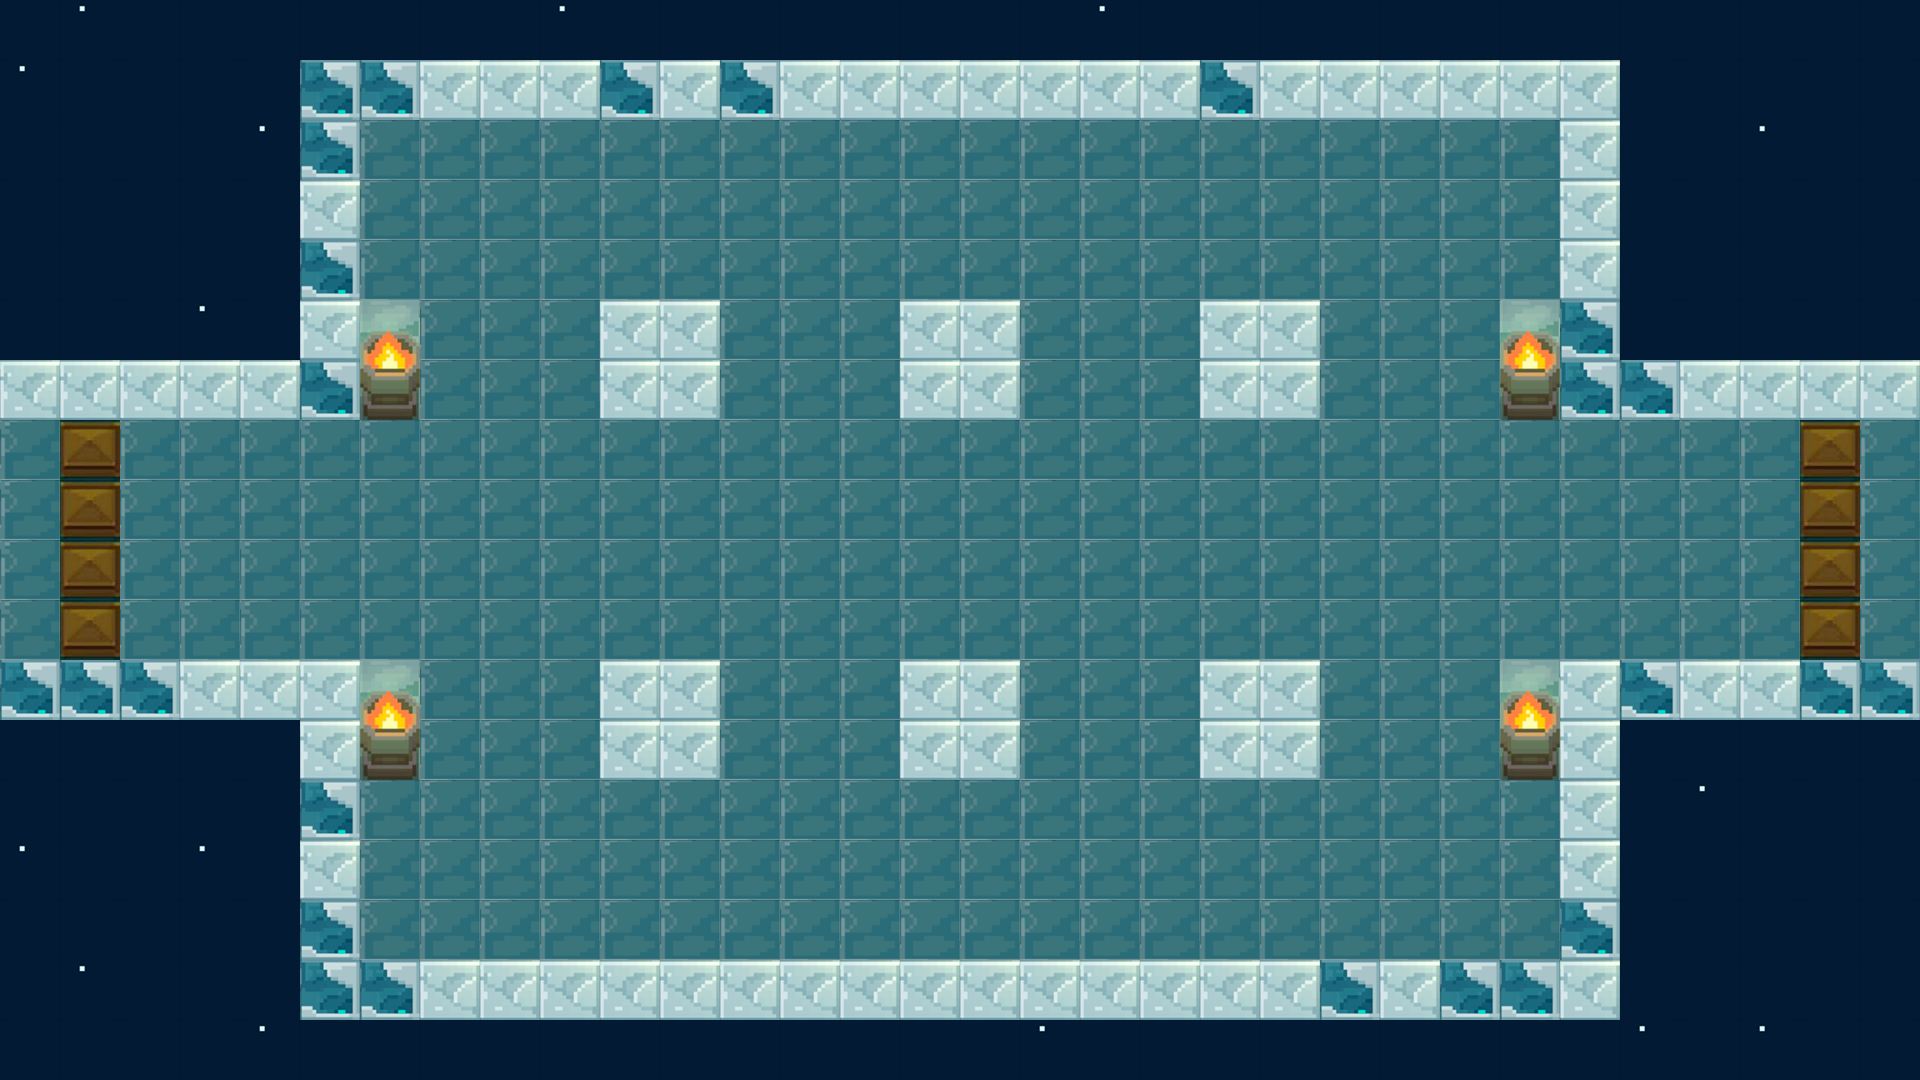

A level layout from a 2D game, rendered from its tile map. Below: a short description, then the map file with tile-grid data replaced by summaries:
An orthogonal 32x18 tile map with 60x60 px tiles, 2 tile layers (floor, wall) and 34 objects (2x wall_10, wall_1, wall_2, wall_3, wall_4, ...).

<map version="1.5" tiledversion="1.6.0" orientation="orthogonal" renderorder="right-down" width="32" height="18" tilewidth="60" tileheight="60" infinite="0" nextlayerid="6" nextobjectid="64">
 <tileset firstgid="1" source="RoomResourse_2.tsx" />
 <layer id="1" name="floor" width="32" height="18">
  <data>[576 cells, 576 non-empty, 4 distinct tile ids]</data>
 </layer>
 <layer id="3" name="wall" width="32" height="18">
  <data>[576 cells, 116 non-empty, 4 distinct tile ids]</data>
 </layer>
 <objectgroup id="5" name="objectsLayer">
  <object id="1" name="wall_1" x="0" y="420">
   <properties>
    <property name="Length" value="300.00" />
    <property name="Width" value="60.00" />
   </properties>
   <point />
  </object>
  <object id="2" name="wall_2" x="300" y="420">
   <properties>
    <property name="Length" value="60.00" />
    <property name="Width" value="360.00" />
   </properties>
   <point />
  </object>
  <object id="3" name="wall_3" x="360" y="120">
   <properties>
    <property name="Length" value="1200.00" />
    <property name="Width" value="60.00" />
   </properties>
   <point />
  </object>
  <object id="4" name="wall_4" x="1560" y="420">
   <properties>
    <property name="Length" value="60.00" />
    <property name="Width" value="360.00" />
   </properties>
   <point />
  </object>
  <object id="5" name="wall_5" x="1620" y="420">
   <properties>
    <property name="Length" value="300.00" />
    <property name="Width" value="60.00" />
   </properties>
   <point />
  </object>
  <object id="6" name="wall_10" x="0" y="720">
   <properties>
    <property name="Length" value="300.00" />
    <property name="Width" value="60.00" />
   </properties>
   <point />
  </object>
  <object id="7" name="wall_9" x="300" y="1020">
   <properties>
    <property name="Length" value="60.00" />
    <property name="Width" value="360.00" />
   </properties>
   <point />
  </object>
  <object id="8" name="wall_8" x="360" y="1020">
   <properties>
    <property name="Length" value="1200.00" />
    <property name="Width" value="60.00" />
   </properties>
   <point />
  </object>
  <object id="9" name="wall_7" x="1560" y="1020">
   <properties>
    <property name="Length" value="60.00" />
    <property name="Width" value="360.00" />
   </properties>
   <point />
  </object>
  <object id="10" name="wall_6" x="1620" y="720">
   <properties>
    <property name="Length" value="300.00" />
    <property name="Width" value="60.00" />
   </properties>
   <point />
  </object>
  <object id="11" name="wall_14" x="600" y="420">
   <properties>
    <property name="Length" value="120.00" />
    <property name="Width" value="120.00" />
   </properties>
   <point />
  </object>
  <object id="12" name="wall_15" x="900" y="420">
   <properties>
    <property name="Length" value="120.00" />
    <property name="Width" value="120.00" />
   </properties>
   <point />
  </object>
  <object id="13" name="wall_16" x="1200" y="420">
   <properties>
    <property name="Length" value="120.00" />
    <property name="Width" value="120.00" />
   </properties>
   <point />
  </object>
  <object id="14" name="wall_17" x="600" y="780">
   <properties>
    <property name="Length" value="120.00" />
    <property name="Width" value="120.00" />
   </properties>
   <point />
  </object>
  <object id="15" name="wall_18" x="900" y="780">
   <properties>
    <property name="Length" value="120.00" />
    <property name="Width" value="120.00" />
   </properties>
   <point />
  </object>
  <object id="16" name="wall_10" x="360" y="780">
   <properties>
    <property name="Length" value="60.00" />
    <property name="Width" value="120.00" />
   </properties>
   <point />
  </object>
  <object id="17" name="wall_11" x="360" y="420">
   <properties>
    <property name="Length" value="60.00" />
    <property name="Width" value="120.00" />
   </properties>
   <point />
  </object>
  <object id="18" name="wall_12" x="1500" y="420">
   <properties>
    <property name="Length" value="120.00" />
    <property name="Width" value="60.00" />
   </properties>
   <point />
  </object>
  <object id="19" name="wall_13" x="1500" y="780">
   <properties>
    <property name="Length" value="60.00" />
    <property name="Width" value="120.00" />
   </properties>
   <point />
  </object>
  <object id="20" name="wall_19" x="1200" y="780">
   <properties>
    <property name="Length" value="120.00" />
    <property name="Width" value="120.00" />
   </properties>
   <point />
  </object>
  <object id="42" name="door_left" x="60" y="660">
   <properties>
    <property name="Length" value="60.00" />
    <property name="Width" value="240.00" />
   </properties>
   <point />
  </object>
  <object id="43" name="left_position" x="180" y="540">
   <point />
  </object>
  <object id="44" name="door_right" x="1800" y="660">
   <properties>
    <property name="Length" value="60.00" />
    <property name="Width" value="240.00" />
   </properties>
   <point />
  </object>
  <object id="45" name="right_position" x="1740" y="540">
   <point />
  </object>
  <object id="52" name="shuijingchong_1" x="540" y="525">
   <point />
  </object>
  <object id="53" name="shuijingchong_5" x="1200" y="900">
   <point />
  </object>
  <object id="54" name="shuijingchong_2" x="780" y="180">
   <point />
  </object>
  <object id="55" name="shuijingchong_3" x="1080" y="420">
   <point />
  </object>
  <object id="56" name="shuijingchong_4" x="780" y="660">
   <point />
  </object>
  <object id="58" name="shuijingchong_6" x="540" y="885">
   <point />
  </object>
  <object id="59" name="kuanggong_1" x="1140" y="300">
   <point />
  </object>
  <object id="60" name="kuanggong_2" x="1200" y="510">
   <point />
  </object>
  <object id="61" name="kuanggong_3" x="840" y="795">
   <point />
  </object>
  <object id="62" name="kuanggong_4" x="1410" y="585">
   <point />
  </object>
 </objectgroup>
</map>
